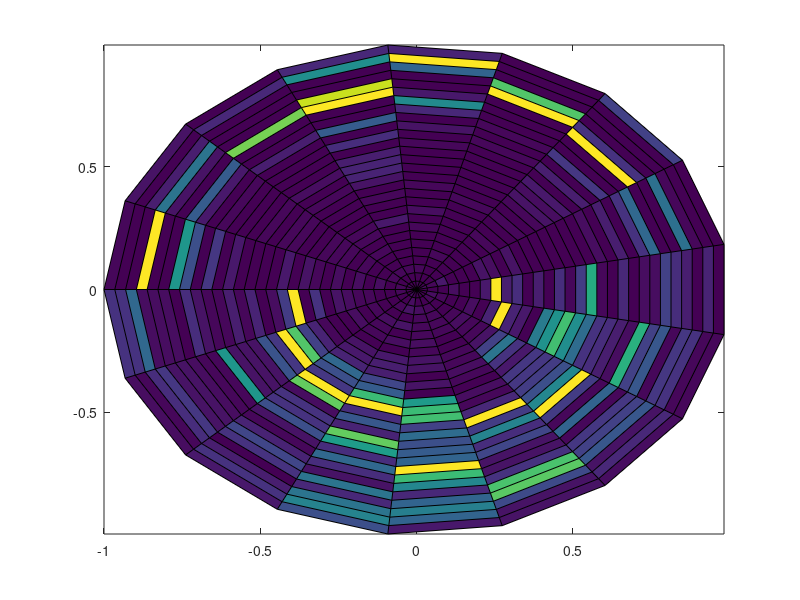

MATLAB code to generate this figure:
DegStep = 20;
NumSpaceSamples = 18;
load Measurements;
%we will gonna have an ifft, however we need to pad zeros to the lower
%frequency ranges to obtain a complete time domain data.

%for now i will assume a 1 GHz - 8 GHz BW,
FrequencyStart = 1;%GHz
FrequencyStop = 8;%GHz
SweepBW = FrequencyStop - FrequencyStart;

NumberofZeros = (length(Measurements)/SweepBW) * FrequencyStart;
MaximumFrequency = 8e9;
MinimumTimeStep = 1/(2*MaximumFrequency);
TimeScale = 0:MinimumTimeStep:1e-6;
%1. Obtain time domain
for PositionIndex = 1:NumSpaceSamples
    PaddedData = [zeros(1,floor(NumberofZeros)) (Measurements(PositionIndex,:))];
    TimeDomain(PositionIndex,:) = abs(ifft([fliplr(conj(PaddedData)) PaddedData]));
end

DifferenceSignal = zeros(NumSpaceSamples, size(TimeDomain,2));
%2. Take difference and form 180 deg out-of-phase two element array
for PositionIndex = 1:NumSpaceSamples
    if(PositionIndex==NumSpaceSamples)
        DifferenceSignal(PositionIndex,:) = TimeDomain(PositionIndex,:) - TimeDomain(1,:);
    else
        DifferenceSignal(PositionIndex,:) = TimeDomain(PositionIndex,:) - TimeDomain(PositionIndex + 1,:);
    end
end

SubPos = zeros(NumSpaceSamples, size(TimeDomain,2));
SubNeg = zeros(NumSpaceSamples, size(TimeDomain,2));
%3. Generate SubSignals
for PositionIndex = 1:NumSpaceSamples
    IndexList = find(DifferenceSignal(PositionIndex,:) > 0);
    for ReplacementIndex=1:length(IndexList)
        SubPos(PositionIndex,IndexList(ReplacementIndex)) = DifferenceSignal(PositionIndex,IndexList(ReplacementIndex));
    end
    IndexList = find(DifferenceSignal(PositionIndex,:) < 0);
    for ReplacementIndex=1:length(IndexList)
        SubNeg(PositionIndex,ReplacementIndex) = -1 * DifferenceSignal(PositionIndex,IndexList(ReplacementIndex));
    end
end

%4. Normalize
for PositionIndex = 1:NumSpaceSamples
    SubPos(PositionIndex,:) = SubPos(PositionIndex,:)/max(SubPos(PositionIndex,:));
    SubNeg(PositionIndex,:) = SubNeg(PositionIndex,:)/max(SubNeg(PositionIndex,:));
end

%5. Step
%According to 5 minute research sun flower seed oil has a dielectric
%constant around 3
Epsilon = 3;

%6. Step
D = 0.025;
R = 0.12;
x = 0.04;

c = 3e8;

DelayTime = 2*(D + sqrt(Epsilon)*(R+x))/c;

%I will take 3nSec of reception which is like 50th sample, lets truncate
TruncatedLength = 30;

ImageSubPos = zeros(NumSpaceSamples,TruncatedLength);
ImageSubNeg = zeros(NumSpaceSamples,TruncatedLength);

for PositionIndex = 1:NumSpaceSamples
    ImageSubPos(PositionIndex,:) = SubPos(PositionIndex,1:TruncatedLength);
    ImageSubNeg(PositionIndex,:) = SubNeg(PositionIndex,1:TruncatedLength);
end

%7. Step
%my map is a x = 18, y = 50 sampled map
AngleRange = 20:20:360;

figure

n=TruncatedLength-1;
r = (0:n)'/n;
theta = linspace(-pi,pi,18);
X = r*cos(theta);
Y = r*sin(theta);

NewMap = zeros(NumSpaceSamples,TruncatedLength);

[IndexList1,IndexList2] = find(Y>=0);
for Index=1:length(IndexList1)
NewMap(IndexList2(Index),IndexList1(Index)) = ImageSubPos(IndexList2(Index), IndexList1(Index));
end
[IndexList1,IndexList2] = find(Y<0);
for Index=1:length(IndexList1)
NewMap(IndexList2(Index),IndexList1(Index)) = ImageSubNeg(IndexList2(Index), IndexList1(Index));
end

pcolor(X,Y,NewMap');